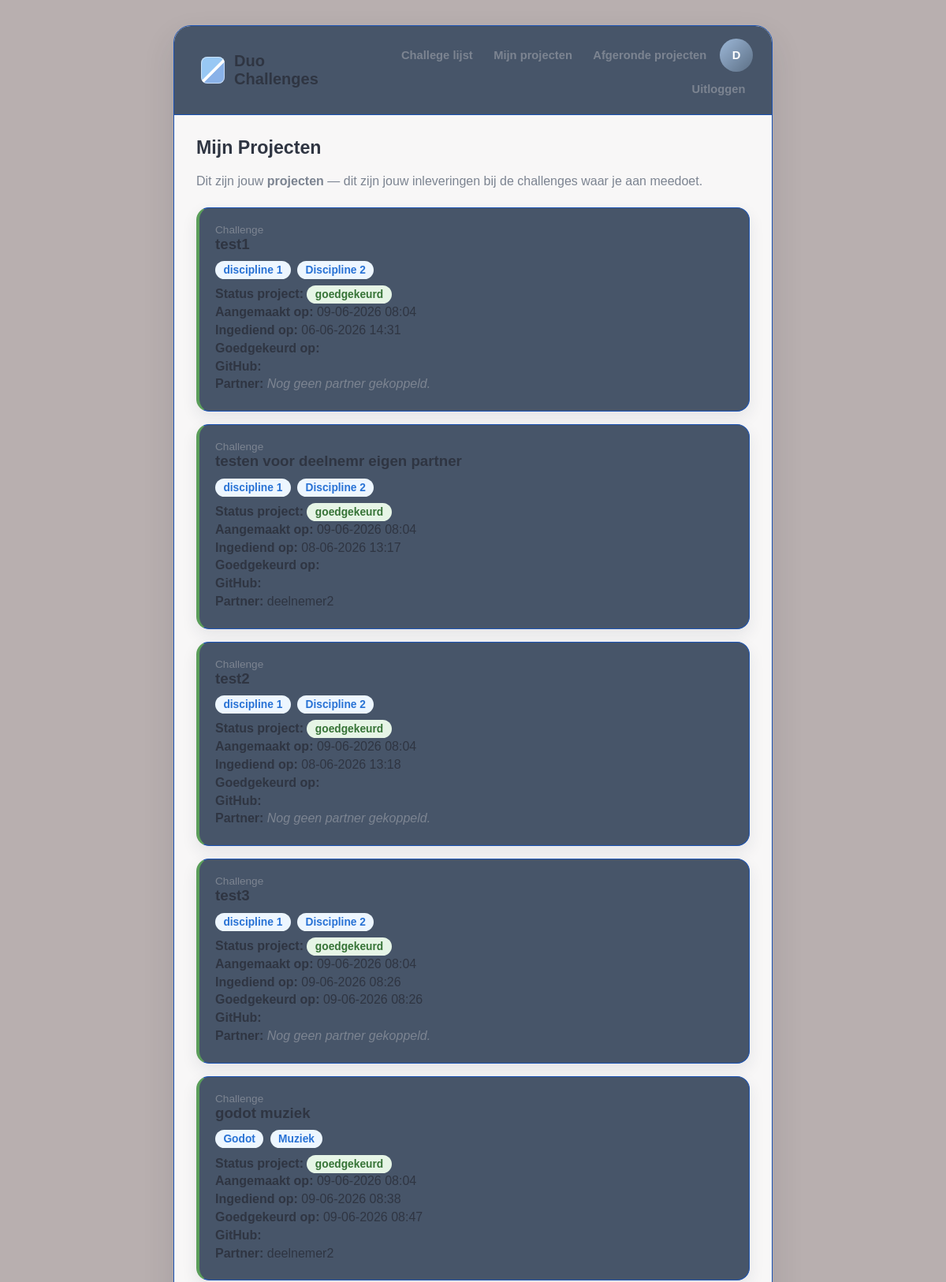
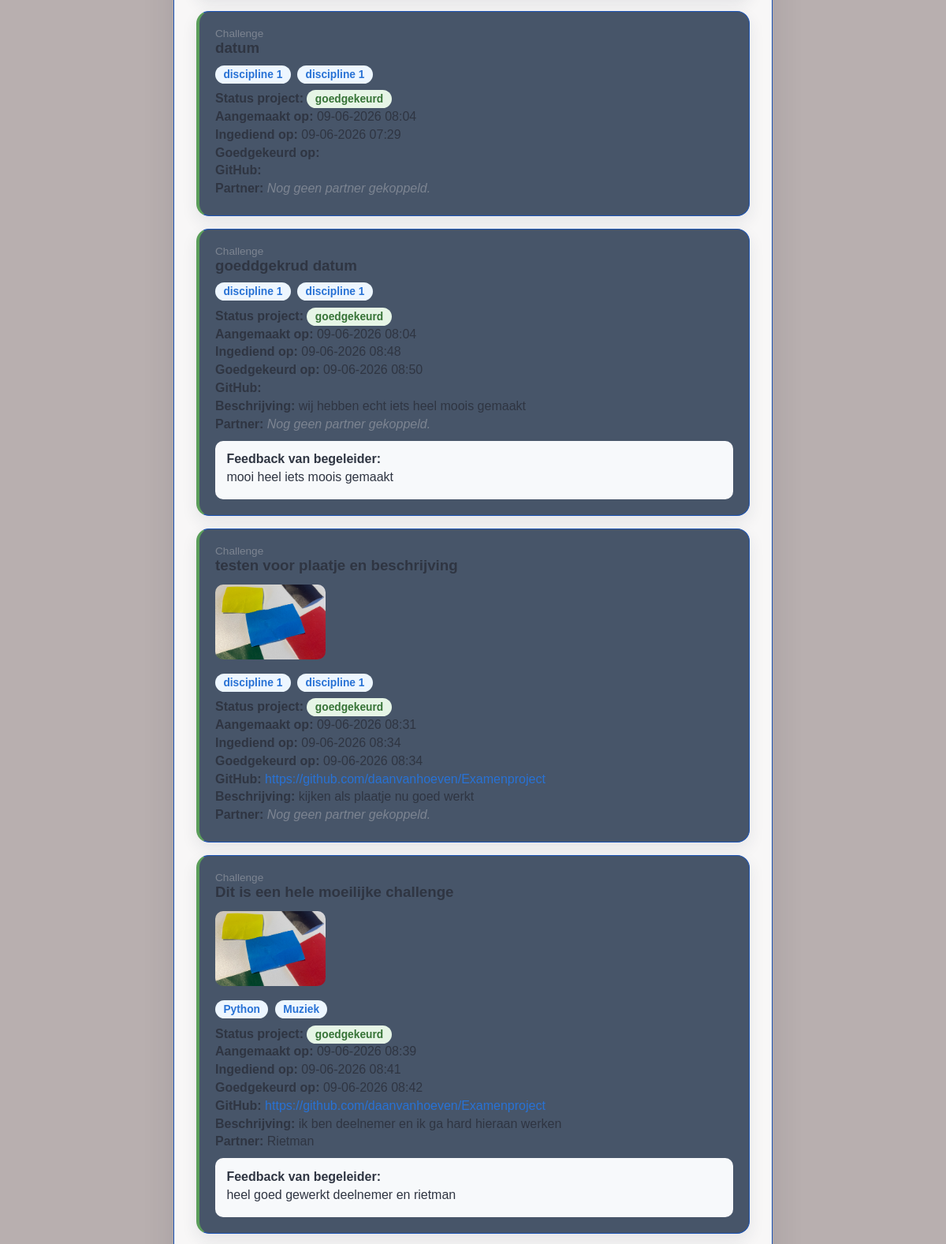
/mijn-projecten/ (signed in, upper part), run on the app's committed database (2 pictures, top to bottom).
### challenges/models.py (models this page shows, shortened)
class Project(models.Model):
    challenge = models.ForeignKey(Challenge, on_delete=models.CASCADE)
    deelnemer = models.ForeignKey(
        User,
        on_delete=models.CASCADE,
        related_name='projecten'
    )
    partner = models.ForeignKey(
        User,
        on_delete=models.SET_NULL,
        null=True,
        blank=True,
        related_name='partner_projecten'
    )
    uitgenodigde_partner = models.ForeignKey(
        User,
        on_delete=models.SET_NULL,
        null=True,
        blank=True,
        related_name='uitnodigingen'
    )
    geblokkeerd = models.BooleanField(default=False)
    github_link = models.URLField()
    beschrijving = models.TextField(blank=True)
    aangemaakt_op = models.DateTimeField(auto_now_add=True)
    afbeelding = models.FileField(upload_to='project_afbeeldingen/', blank=True, null=True)
    likes = models.PositiveIntegerField(default=0)
    status = models.CharField(
        max_length=20,
        choices=[
            ('bezig', 'Bezig'),
            ('ingediend', 'Ingediend'),
            ('goedgekeurd', 'Goedgekeurd'),
            ('afgekeurd', 'Afgekeurd'),
        ],
        default='bezig'
    )
    feedback = models.TextField(blank=True, null=True)
    ingediend_op = models.DateTimeField(null=True, blank=True)
    goedgekeurd_op = models.DateTimeField(null=True, blank=True)

class Challenge(models.Model):
    titel = models.CharField(max_length=200)
    omschrijving = models.TextField()
    discipline_een = models.ForeignKey(
        Discipline,
        on_delete=models.CASCADE,
        related_name='challenges_een'
    )
    discipline_twee = models.ForeignKey(
        Discipline,
        on_delete=models.CASCADE,
        related_name='challenges_twee'
    )
    aangemaakt_door = models.ForeignKey(
        User,
        on_delete=models.SET_NULL,
        null=True
    )
    aangemaakt_op = models.DateTimeField(auto_now_add=True)

class Discipline(models.Model):
    naam = models.CharField(max_length=100)
    def __str__(self):
        return self.naam

### challenges/views.py (the view)
# urls.py: path('mijn-projecten/', views.mijn_projecten, name='mijn_projecten'),
@login_required(login_url='login')
def mijn_projecten(request):
    projecten = Project.objects.filter(
        Q(deelnemer=request.user) |
        Q(partner=request.user) |
        Q(uitgenodigde_partner=request.user)
    ).exclude(status='afgekeurd').distinct()
    return render(request, 'mijn_projecten.html', {'projecten': projecten})

### challenges/templates/mijn_projecten.html (shortened to what this page needs)
{% extends 'base.html' %}
{% block content %}
<h2>Mijn Projecten</h2>
<p class="intro">
    Dit zijn jouw <strong>projecten</strong> — dit zijn jouw inleveringen bij de challenges waar je aan meedoet.
</p>
{% for project in projecten %}
    <div class="card status-{{ project.status }}">
        <p class="small-label">Challenge</p>
        <h3 class="section-title">{{ project.challenge.titel }}</h3>
        {% if project.afbeelding %}
            <img class="project-image" src="{{ project.afbeelding.url }}" alt="Afbeelding van {{ project.challenge.titel }}">
        {% endif %}
        <p class="line-large">
            <span class="badge">{{ project.challenge.discipline_een }}</span>
            <span class="badge">{{ project.challenge.discipline_twee }}</span>
        </p>
        <p class="line">
            <strong>Status project:</strong>
            <span class="badge-{{ project.status }}">
                {{ project.status }}
            </span>
        </p>
        <p class="line">
            <strong>Aangemaakt op:</strong> {{ project.aangemaakt_op|date:"d-m-Y H:i" }}
        </p>
        <p class="line">
            <strong>Ingediend op:</strong>
            {% if project.ingediend_op %}
                {{ project.ingediend_op|date:"d-m-Y H:i" }}
            {% else %}
                <em class="text-muted">Nog niet ingediend.</em>
            {% endif %}
        </p>
            <p class="line">
                <strong>Goedgekeurd op:</strong> {{ project.goedgekeurd_op|date:"d-m-Y H:i" }}
            </p>
        <p class="line">
            <strong>GitHub:</strong>
            <a href="{{ project.github_link }}" target="_blank">{{ project.github_link }}</a>
        </p>
        {% if project.beschrijving %}
            <p class="line"><strong>Beschrijving:</strong> {{ project.beschrijving }}</p>
        {% endif %}
        <p class="line">
            <strong>Partner:</strong>
            {% if project.partner %}
                {{ project.partner.username }}
            {% else %}
                <em class="text-muted">Nog geen partner gekoppeld.</em>
            {% endif %}
        </p>
        {% if project.feedback %}
            <div class="feedback-box">
                <strong>Feedback van begeleider:</strong>
                <p class="line">{{ project.feedback }}</p>
            </div>
        {% endif %}
    </div>
{% empty %}
    <p>Je hebt nog geen projecten aangemaakt. Ga naar <a href="{% url 'challenges_lijst' %}">Challenges</a> om mee te doen!</p>
{% endfor %}
{% endblock %}

### challenges/templates/base.html (shortened to what this page needs)
<!DOCTYPE html>
<html lang="nl">
<head>
    {% load static %}
    <link rel="stylesheet" href="{% static 'challenges/css/style.css' %}">
</head>
<body>
    <div class="app-shell">
        <nav>
            <a class="brand" href="{% url 'afgeronde_projecten' %}">
                <span class="logo-mark"></span>
                <span>Duo Challenges</span>
            </a>
            {% if user.is_authenticated %}
                <div class="nav-links">
                    <a href="{% url 'challenges_lijst' %}">Challege lijst</a>
                    <a href="{% url 'mijn_projecten' %}">Mijn projecten</a>
                    <a href="{% url 'afgeronde_projecten' %}">Afgeronde projecten</a>
                    <a class="user-avatar" href="{% url 'profiel' %}">{{ user.username|first|upper }}</a>
                    <a href="{% url 'logout' %}">Uitloggen</a>
                </div>
            {% endif %}
        </nav>
        <div class="container">
            {% block content %}{% endblock %}
        </div>
    </div>
</body>
</html>

### challenges/static/challenges/css/style.css (style rules this page uses)
:root { --bg: #f4f6fb; --panel: #475569; --text: #2f3542; --muted: #7c8491; --line: #1b53b4; --blue: #3b8df2; --blue-dark: #2872d5; --aqua: #62cbd6; --green: #5a9e5a; --red: #d9534f; --orange: #f1a33c; --soft-blue: #edf6ff; --soft-yellow: #fff7dc; --shadow: 0 18px 40px rgba(31, 45, 61, 0.12); --small-shadow: 0 8px 20px rgba(31, 45, 61, 0.09); }
* { box-sizing: border-box; }
body { font-family: Arial, sans-serif; margin: 0; color: var(--text); background: rgb(184, 175, 175); }
a { color: var(--blue-dark); text-decoration: none; }
.app-shell { width: min(760px, calc(100% - 2rem)); margin: 2rem auto; background: rgba(255, 255, 255, 0.9); border: 1px solid var(--line); border-radius: 22px; box-shadow: var(--shadow); overflow: hidden; }
nav { min-height: 76px; padding: 1rem 1.5rem; background: var(--panel); border-bottom: 1px solid var(--line); display: flex; align-items: center; justify-content: space-between; gap: 1rem; }
.brand { display: flex; align-items: center; gap: 0.75rem; color: var(--text); font-size: 1.25rem; font-weight: 700; }
.logo-mark { width: 34px; height: 34px; border-radius: 8px; background: linear-gradient(135deg, #98c8f4 0 48%, #ffffff 49% 56%, #8ab2e8 57%); box-shadow: inset 0 0 0 1px rgba(255, 255, 255, 0.5); }
.nav-links { display: flex; align-items: center; justify-content: flex-end; gap: 0.45rem; flex-wrap: wrap; }
nav a { color: var(--muted); padding: 0.45rem 0.6rem; border-radius: 999px; font-size: 0.92rem; font-weight: 600; }
.user-avatar { width: 42px; height: 42px; display: inline-flex; align-items: center; justify-content: center; padding: 0; color: white; background: linear-gradient(135deg, #9db8d8, #5c6f85); border-radius: 50%; font-weight: 700; }
.container { padding: 1.75rem; }
h2 { margin: 0 0 1.25rem 0; font-size: 1.45rem; }
h3 { margin-top: 0; }
.intro, .intro-large { color: var(--muted); margin: 0 0 1.5rem 0; }
.current-project-card, .card, .compact-card, .accent-card, .danger-card { background: var(--panel); padding: 1.25rem; margin-bottom: 1rem; border: 1px solid var(--line); border-radius: 16px; box-shadow: var(--small-shadow); }
.card .project-image, .article-card .article-image { display: block; object-fit: cover; border-radius: 10px; }
.card .project-image { width: 140px; max-width: 140px; height: 95px; margin: 0.8rem 0 1rem; }
.feedback-box { background: #f7f9fb; padding: 0.9rem; border-radius: 10px; margin-top: 0.75rem; }
.section-title { margin: 0 0 0.5rem 0; }
.text-muted, .muted { color: var(--muted); }
.small-label, .project-label { color: var(--muted); font-size: 0.85rem; margin: 0; }
.line { margin: 0.3rem 0; }
.line-large { margin: 0.5rem 0; }
.discipline-badge, .badge { background: var(--soft-blue); color: var(--blue-dark); padding: 0.25rem 0.65rem; border-radius: 999px; display: inline-block; margin: 0.15rem 0.25rem 0.15rem 0; font-size: 0.86rem; font-weight: 700; }
.status-badge, .badge-goedgekeurd, .badge-afgekeurd, .badge-ingediend, .badge-bezig { padding: 0.25rem 0.65rem; border-radius: 999px; font-size: 0.86rem; font-weight: 700; }
.status-goedgekeurd { border-left: 4px solid var(--green); }
.badge-goedgekeurd { background: #e6f5e6; color: #367336; }

### data on the page
Project: challenge.titel "test1", challenge.discipline_een "discipline 1", challenge.discipline_twee "Discipline 2", status "goedgekeurd", aangemaakt_op "09-06-2026 08:04", ingediend_op "06-06-2026 14:31", shows "Nog geen partner gekoppeld."
Project: challenge.titel "testen voor deelnemr eigen partner", challenge.discipline_een "discipline 1", challenge.discipline_twee "Discipline 2", status "goedgekeurd", aangemaakt_op "09-06-2026 08:04", ingediend_op "08-06-2026 13:17", partner.username "deelnemer2"
Project: challenge.titel "test2", challenge.discipline_een "discipline 1", challenge.discipline_twee "Discipline 2", status "goedgekeurd", aangemaakt_op "09-06-2026 08:04", ingediend_op "08-06-2026 13:18", shows "Nog geen partner gekoppeld."
Project: challenge.titel "test3", challenge.discipline_een "discipline 1", challenge.discipline_twee "Discipline 2", status "goedgekeurd", aangemaakt_op "09-06-2026 08:04", ingediend_op "09-06-2026 08:26", goedgekeurd_op "09-06-2026 08:26", shows "Nog geen partner gekoppeld."
Project: challenge.titel "godot muziek", challenge.discipline_een "Godot", challenge.discipline_twee "Muziek", status "goedgekeurd", aangemaakt_op "09-06-2026 08:04", ingediend_op "09-06-2026 08:38", goedgekeurd_op "09-06-2026 08:47", partner.username "deelnemer2"
Project: challenge.titel "datum", challenge.discipline_een "discipline 1", challenge.discipline_twee "discipline 1", status "goedgekeurd", aangemaakt_op "09-06-2026 08:04", ingediend_op "09-06-2026 07:29", shows "Nog geen partner gekoppeld."
Project: challenge.titel "goeddgekrud datum", challenge.discipline_een "discipline 1", challenge.discipline_twee "discipline 1", status "goedgekeurd", aangemaakt_op "09-06-2026 08:04", ingediend_op "09-06-2026 08:48", goedgekeurd_op "09-06-2026 08:50", beschrijving "wij hebben echt iets heel moois gemaakt", shows "Nog geen partner gekoppeld.", feedback "mooi heel iets moois gemaakt"
Project: challenge.titel "testen voor plaatje en beschrijving", afbeelding (picture), challenge.discipline_een "discipline 1", challenge.discipline_twee "discipline 1", status "goedgekeurd", aangemaakt_op "09-06-2026 08:31", ingediend_op "09-06-2026 08:34", goedgekeurd_op "09-06-2026 08:34", github_link "https://github.com/daanvanhoeven/Examenproject", beschrijving "kijken als plaatje nu goed werkt", shows "Nog geen partner gekoppeld."
Project: challenge.titel "Dit is een hele moeilijke challenge", afbeelding (picture), challenge.discipline_een "Python", challenge.discipline_twee "Muziek", status "goedgekeurd", aangemaakt_op "09-06-2026 08:39", ingediend_op "09-06-2026 08:41", goedgekeurd_op "09-06-2026 08:42", github_link "https://github.com/daanvanhoeven/Examenproject", beschrijving "ik ben deelnemer en ik ga hard hieraan werken", partner.username "Rietman", feedback "heel goed gewerkt deelnemer en rietman"

### other printed values
{{ user.username|first|upper }} "D"
